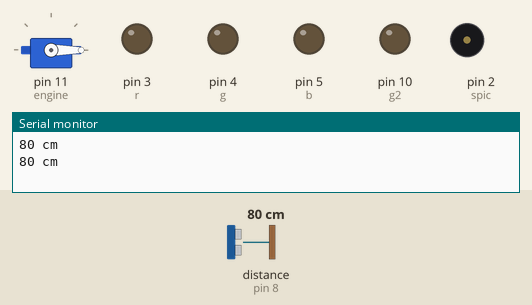
Simulated run of this sketch. Board: Arduino Uno, built with avr-gcc and run on an emulated ATmega328P. On the bench: servo, output pins drawn as LEDs (lit = HIGH), buzzer (waves = sounding), the last lines printed to the serial monitor. Wiring (inferred from the names in the program): ultrasonic range finder: trigger pin 9; echo pin 8. The inputs (shaded band) are chosen by the test bench; at power-on: distance to the obstacle (sensor on pin 8) 80 cm. The echo pulse lasts 58.3 µs per cm; pins used as bus, display or sensor lines are not drawn.

Above: at 1.8 s.
1.9 s: distance to the obstacle (sensor on pin 8) set to 56 cm
3.4 s: distance to the obstacle (sensor on pin 8) set to 48 cm
At 4.8 s:
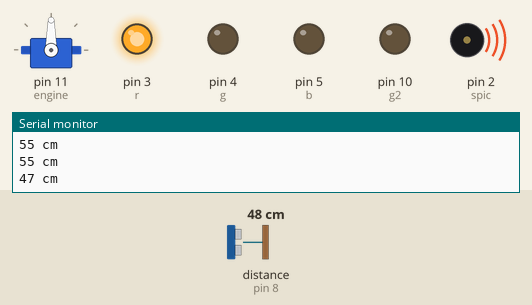
At 5.7 s:
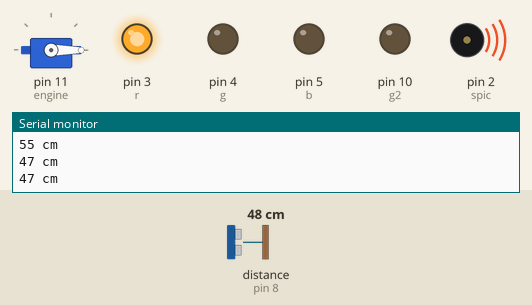
Timing chart, 0 to 7.2 s (numbered marks = the images above; inputs shaded):
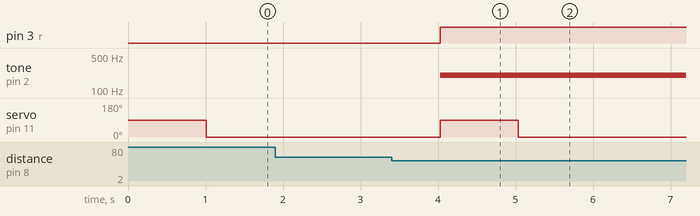

The sketch:

sketch_dec4d_copy_20240109205553.ino
```cpp
#include <Servo.h>
#include <SoftwareSerial.h>

SoftwareSerial mySerial(2, 12); // RX, TX
byte message[] = {0xAA, 0x01, 0x00, 0xAB };
byte play_001[] = {0xAA, 0x07, 0x02, 0x00, 0x01,0xB4};
byte switch_to_TF[] = {0xAA, 0x01, 0x01, 0xB7};
Servo engine;
int spic = 2;
int r = 3;
int g = 4;
int b = 5;
int r1 = 7;
int g2 = 10;
int trig = 9;
int echo = 8;
int a = 0;

void setup() {
  // put your setup code here, to run once:
engine.attach(11);
pinMode(r, OUTPUT);
pinMode(spic, OUTPUT);
pinMode(g, OUTPUT);
pinMode(b, OUTPUT);
pinMode(r1, OUTPUT);
pinMode(g2, OUTPUT);
pinMode(trig, OUTPUT);
pinMode(echo, INPUT);
Serial.begin(9600);
mySerial.begin(9600);
mySerial.write(switch_to_TF, sizeof(switch_to_TF));
}

void loop() {
 int duration, cm; // назначаем переменную "cm" и "duration" для показаний датчика
  digitalWrite(trig, LOW); // изначально датчик не посылает сигнал
  delayMicroseconds(2);
  digitalWrite(trig, HIGH);
  delayMicroseconds(10);
  digitalWrite(trig, LOW);

  duration = pulseIn(echo, HIGH);

  cm = duration / 58;

  Serial.print(cm);
  Serial.println(" cm");


  if (cm <= 50 && a == 0){
    a = 1;
    engine.write(90);
    digitalWrite(r, HIGH);
    digitalWrite(r1, HIGH);
    tone(spic, 200);
    mySerial.write(play_001, sizeof(play_001));
  }
  delay(1000);
  engine.write(0);
}
```

Measured:
- the behaviour switches between 52 and 51 cm on distance to the obstacle (sensor on pin 8) (found by bisection; images 0 and 1)
- after the input at 3.4 s, pin 3 (r): LOW → HIGH after 0.63 s; tone on pin 2 (spic): silent → 200 Hz after 0.63 s; servo on pin 11 (engine): 0° → 90° after 0.63 s, → 0° 1.0 s later
